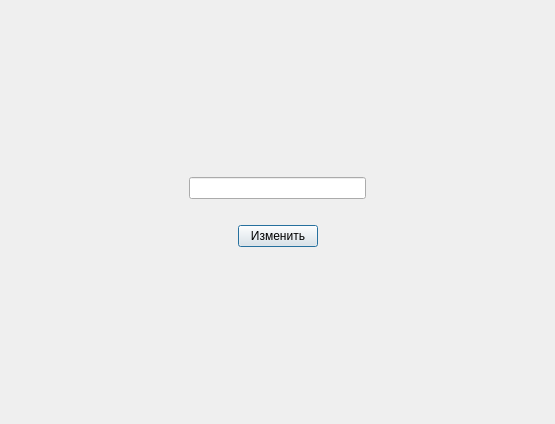
<?xml version="1.0" encoding="UTF-8"?>
<ui version="4.0">
 <class>Dialog</class>
 <widget class="QDialog" name="Dialog">
  <property name="geometry">
   <rect>
    <x>0</x>
    <y>0</y>
    <width>555</width>
    <height>424</height>
   </rect>
  </property>
  <property name="windowTitle">
   <string>Dialog</string>
  </property>
  <layout class="QHBoxLayout" name="horizontalLayout_2">
   <item>
    <spacer name="horizontalSpacer_3">
     <property name="orientation">
      <enum>Qt::Horizontal</enum>
     </property>
     <property name="sizeHint" stdset="0">
      <size>
       <width>172</width>
       <height>20</height>
      </size>
     </property>
    </spacer>
   </item>
   <item>
    <layout class="QVBoxLayout" name="verticalLayout">
     <item>
      <spacer name="verticalSpacer">
       <property name="orientation">
        <enum>Qt::Vertical</enum>
       </property>
       <property name="sizeHint" stdset="0">
        <size>
         <width>20</width>
         <height>40</height>
        </size>
       </property>
      </spacer>
     </item>
     <item>
      <widget class="QLineEdit" name="input"/>
     </item>
     <item>
      <widget class="QLabel" name="error">
       <property name="text">
        <string/>
       </property>
      </widget>
     </item>
     <item>
      <layout class="QHBoxLayout" name="horizontalLayout">
       <item>
        <spacer name="horizontalSpacer">
         <property name="orientation">
          <enum>Qt::Horizontal</enum>
         </property>
         <property name="sizeHint" stdset="0">
          <size>
           <width>40</width>
           <height>20</height>
          </size>
         </property>
        </spacer>
       </item>
       <item>
        <widget class="QPushButton" name="pushButton">
         <property name="text">
          <string>Изменить</string>
         </property>
        </widget>
       </item>
       <item>
        <spacer name="horizontalSpacer_2">
         <property name="orientation">
          <enum>Qt::Horizontal</enum>
         </property>
         <property name="sizeHint" stdset="0">
          <size>
           <width>40</width>
           <height>20</height>
          </size>
         </property>
        </spacer>
       </item>
      </layout>
     </item>
     <item>
      <spacer name="verticalSpacer_2">
       <property name="orientation">
        <enum>Qt::Vertical</enum>
       </property>
       <property name="sizeHint" stdset="0">
        <size>
         <width>20</width>
         <height>40</height>
        </size>
       </property>
      </spacer>
     </item>
    </layout>
   </item>
   <item>
    <spacer name="horizontalSpacer_4">
     <property name="orientation">
      <enum>Qt::Horizontal</enum>
     </property>
     <property name="sizeHint" stdset="0">
      <size>
       <width>172</width>
       <height>20</height>
      </size>
     </property>
    </spacer>
   </item>
  </layout>
 </widget>
 <resources/>
 <connections/>
</ui>
